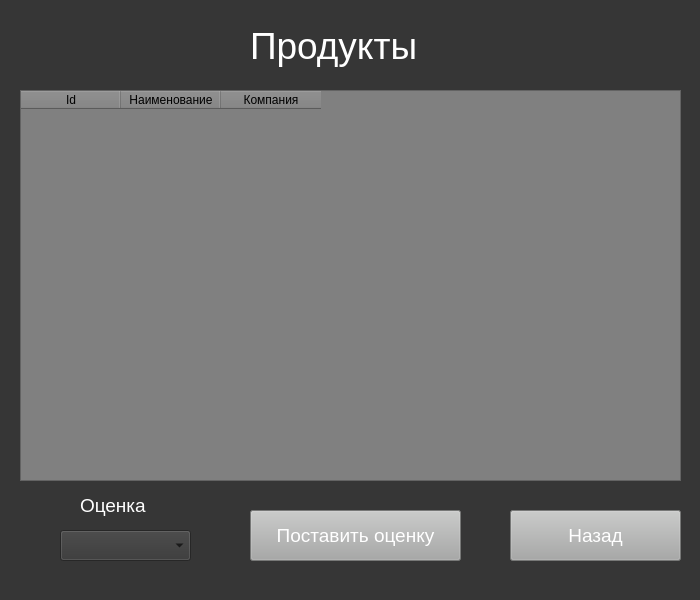
<?xml version="1.0" encoding="UTF-8"?>
<ui version="4.0">
 <class>Form</class>
 <widget class="QWidget" name="Form">
  <property name="geometry">
   <rect>
    <x>0</x>
    <y>0</y>
    <width>700</width>
    <height>600</height>
   </rect>
  </property>
  <property name="windowTitle">
   <string>Form</string>
  </property>
  <property name="styleSheet">
   <string notr="true">background-color: rgb(54,54,54)</string>
  </property>
  <widget class="QTableWidget" name="product_table">
   <property name="geometry">
    <rect>
     <x>20</x>
     <y>90</y>
     <width>661</width>
     <height>391</height>
    </rect>
   </property>
   <property name="styleSheet">
    <string notr="true">background-color: grey</string>
   </property>
   <property name="sortingEnabled">
    <bool>true</bool>
   </property>
   <column>
    <property name="text">
     <string>Id</string>
    </property>
   </column>
   <column>
    <property name="text">
     <string>Наименование</string>
    </property>
   </column>
   <column>
    <property name="text">
     <string>Компания</string>
    </property>
   </column>
  </widget>
  <widget class="QLabel" name="label">
   <property name="geometry">
    <rect>
     <x>250</x>
     <y>10</y>
     <width>211</width>
     <height>71</height>
    </rect>
   </property>
   <property name="styleSheet">
    <string notr="true">color:rgb(255,255,255);
font-size:28pt</string>
   </property>
   <property name="text">
    <string>Продукты</string>
   </property>
  </widget>
  <widget class="QPushButton" name="give_mark">
   <property name="geometry">
    <rect>
     <x>250</x>
     <y>510</y>
     <width>211</width>
     <height>51</height>
    </rect>
   </property>
   <property name="styleSheet">
    <string notr="true">background-color:rgb(167,168,167);
font-size:14pt;
color:rgb(255,255,255)</string>
   </property>
   <property name="text">
    <string>Поставить оценку</string>
   </property>
  </widget>
  <widget class="QPushButton" name="exit">
   <property name="geometry">
    <rect>
     <x>510</x>
     <y>510</y>
     <width>171</width>
     <height>51</height>
    </rect>
   </property>
   <property name="styleSheet">
    <string notr="true">background-color:rgb(167,168,167);
font-size:14pt;
color:rgb(255,255,255)</string>
   </property>
   <property name="text">
    <string>Назад</string>
   </property>
  </widget>
  <widget class="QComboBox" name="markBox">
   <property name="geometry">
    <rect>
     <x>60</x>
     <y>530</y>
     <width>131</width>
     <height>31</height>
    </rect>
   </property>
  </widget>
  <widget class="QLabel" name="label_2">
   <property name="geometry">
    <rect>
     <x>80</x>
     <y>490</y>
     <width>81</width>
     <height>31</height>
    </rect>
   </property>
   <property name="styleSheet">
    <string notr="true">color:rgb(255,255,255);
font-size:14pt</string>
   </property>
   <property name="text">
    <string>Оценка</string>
   </property>
  </widget>
 </widget>
 <resources/>
 <connections/>
</ui>
